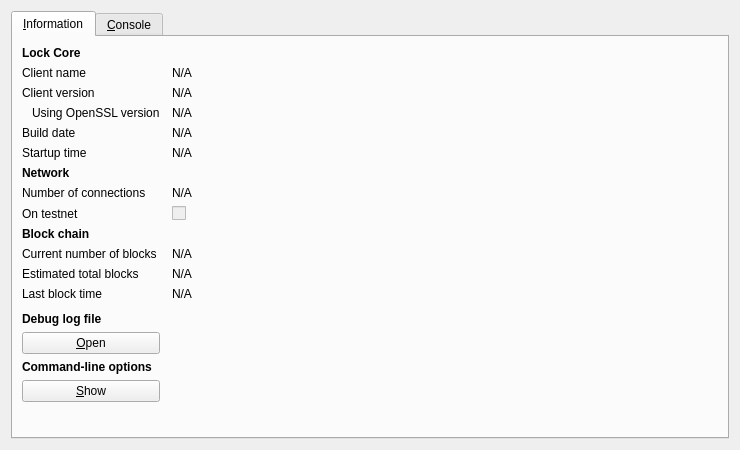
<?xml version="1.0" encoding="UTF-8"?>
<ui version="4.0">
 <class>RPCConsole</class>
 <widget class="QDialog" name="RPCConsole">
  <property name="geometry">
   <rect>
    <x>0</x>
    <y>0</y>
    <width>740</width>
    <height>450</height>
   </rect>
  </property>
  <property name="windowTitle">
   <string>Lock - Debug window</string>
  </property>
  <layout class="QVBoxLayout" name="verticalLayout_2">
   <item>
    <widget class="QTabWidget" name="tabWidget">
     <property name="currentIndex">
      <number>0</number>
     </property>
     <widget class="QWidget" name="tab_info">
      <attribute name="title">
       <string>&amp;Information</string>
      </attribute>
      <layout class="QGridLayout" name="gridLayout" columnstretch="0,1">
       <property name="horizontalSpacing">
        <number>12</number>
       </property>
       <item row="0" column="0">
        <widget class="QLabel" name="label_9">
         <property name="font">
          <font>
           <weight>75</weight>
           <bold>true</bold>
          </font>
         </property>
         <property name="text">
          <string>Lock Core</string>
         </property>
        </widget>
       </item>
       <item row="1" column="0">
        <widget class="QLabel" name="label_5">
         <property name="text">
          <string>Client name</string>
         </property>
        </widget>
       </item>
       <item row="1" column="1">
        <widget class="QLabel" name="clientName">
         <property name="cursor">
          <cursorShape>IBeamCursor</cursorShape>
         </property>
         <property name="text">
          <string>N/A</string>
         </property>
         <property name="textFormat">
          <enum>Qt::PlainText</enum>
         </property>
         <property name="textInteractionFlags">
          <set>Qt::LinksAccessibleByMouse|Qt::TextSelectableByKeyboard|Qt::TextSelectableByMouse</set>
         </property>
        </widget>
       </item>
       <item row="2" column="0">
        <widget class="QLabel" name="label_6">
         <property name="text">
          <string>Client version</string>
         </property>
        </widget>
       </item>
       <item row="2" column="1">
        <widget class="QLabel" name="clientVersion">
         <property name="cursor">
          <cursorShape>IBeamCursor</cursorShape>
         </property>
         <property name="text">
          <string>N/A</string>
         </property>
         <property name="textFormat">
          <enum>Qt::PlainText</enum>
         </property>
         <property name="textInteractionFlags">
          <set>Qt::LinksAccessibleByMouse|Qt::TextSelectableByKeyboard|Qt::TextSelectableByMouse</set>
         </property>
        </widget>
       </item>
       <item row="3" column="0">
        <widget class="QLabel" name="label_14">
         <property name="text">
          <string>Using OpenSSL version</string>
         </property>
         <property name="indent">
          <number>10</number>
         </property>
        </widget>
       </item>
       <item row="3" column="1">
        <widget class="QLabel" name="openSSLVersion">
         <property name="cursor">
          <cursorShape>IBeamCursor</cursorShape>
         </property>
         <property name="text">
          <string>N/A</string>
         </property>
         <property name="textFormat">
          <enum>Qt::PlainText</enum>
         </property>
         <property name="textInteractionFlags">
          <set>Qt::LinksAccessibleByMouse|Qt::TextSelectableByKeyboard|Qt::TextSelectableByMouse</set>
         </property>
        </widget>
       </item>
       <item row="4" column="0">
        <widget class="QLabel" name="label_12">
         <property name="text">
          <string>Build date</string>
         </property>
        </widget>
       </item>
       <item row="4" column="1">
        <widget class="QLabel" name="buildDate">
         <property name="cursor">
          <cursorShape>IBeamCursor</cursorShape>
         </property>
         <property name="text">
          <string>N/A</string>
         </property>
         <property name="textFormat">
          <enum>Qt::PlainText</enum>
         </property>
         <property name="textInteractionFlags">
          <set>Qt::LinksAccessibleByMouse|Qt::TextSelectableByKeyboard|Qt::TextSelectableByMouse</set>
         </property>
        </widget>
       </item>
       <item row="5" column="0">
        <widget class="QLabel" name="label_13">
         <property name="text">
          <string>Startup time</string>
         </property>
        </widget>
       </item>
       <item row="5" column="1">
        <widget class="QLabel" name="startupTime">
         <property name="cursor">
          <cursorShape>IBeamCursor</cursorShape>
         </property>
         <property name="text">
          <string>N/A</string>
         </property>
         <property name="textFormat">
          <enum>Qt::PlainText</enum>
         </property>
         <property name="textInteractionFlags">
          <set>Qt::LinksAccessibleByMouse|Qt::TextSelectableByKeyboard|Qt::TextSelectableByMouse</set>
         </property>
        </widget>
       </item>
       <item row="6" column="0">
        <widget class="QLabel" name="label_11">
         <property name="font">
          <font>
           <weight>75</weight>
           <bold>true</bold>
          </font>
         </property>
         <property name="text">
          <string>Network</string>
         </property>
        </widget>
       </item>
       <item row="7" column="0">
        <widget class="QLabel" name="label_7">
         <property name="text">
          <string>Number of connections</string>
         </property>
        </widget>
       </item>
       <item row="7" column="1">
        <widget class="QLabel" name="numberOfConnections">
         <property name="cursor">
          <cursorShape>IBeamCursor</cursorShape>
         </property>
         <property name="text">
          <string>N/A</string>
         </property>
         <property name="textFormat">
          <enum>Qt::PlainText</enum>
         </property>
         <property name="textInteractionFlags">
          <set>Qt::LinksAccessibleByMouse|Qt::TextSelectableByKeyboard|Qt::TextSelectableByMouse</set>
         </property>
        </widget>
       </item>
       <item row="8" column="0">
        <widget class="QLabel" name="label_8">
         <property name="text">
          <string>On testnet</string>
         </property>
        </widget>
       </item>
       <item row="8" column="1">
        <widget class="QCheckBox" name="isTestNet">
         <property name="enabled">
          <bool>false</bool>
         </property>
         <property name="text">
          <string/>
         </property>
        </widget>
       </item>
       <item row="9" column="0">
        <widget class="QLabel" name="label_10">
         <property name="font">
          <font>
           <weight>75</weight>
           <bold>true</bold>
          </font>
         </property>
         <property name="text">
          <string>Block chain</string>
         </property>
        </widget>
       </item>
       <item row="10" column="0">
        <widget class="QLabel" name="label_3">
         <property name="text">
          <string>Current number of blocks</string>
         </property>
        </widget>
       </item>
       <item row="10" column="1">
        <widget class="QLabel" name="numberOfBlocks">
         <property name="cursor">
          <cursorShape>IBeamCursor</cursorShape>
         </property>
         <property name="text">
          <string>N/A</string>
         </property>
         <property name="textFormat">
          <enum>Qt::PlainText</enum>
         </property>
         <property name="textInteractionFlags">
          <set>Qt::LinksAccessibleByMouse|Qt::TextSelectableByKeyboard|Qt::TextSelectableByMouse</set>
         </property>
        </widget>
       </item>
       <item row="11" column="0">
        <widget class="QLabel" name="label_4">
         <property name="text">
          <string>Estimated total blocks</string>
         </property>
        </widget>
       </item>
       <item row="11" column="1">
        <widget class="QLabel" name="totalBlocks">
         <property name="cursor">
          <cursorShape>IBeamCursor</cursorShape>
         </property>
         <property name="text">
          <string>N/A</string>
         </property>
         <property name="textFormat">
          <enum>Qt::PlainText</enum>
         </property>
         <property name="textInteractionFlags">
          <set>Qt::LinksAccessibleByMouse|Qt::TextSelectableByKeyboard|Qt::TextSelectableByMouse</set>
         </property>
        </widget>
       </item>
       <item row="12" column="0">
        <widget class="QLabel" name="label_2">
         <property name="text">
          <string>Last block time</string>
         </property>
        </widget>
       </item>
       <item row="12" column="1">
        <widget class="QLabel" name="lastBlockTime">
         <property name="cursor">
          <cursorShape>IBeamCursor</cursorShape>
         </property>
         <property name="text">
          <string>N/A</string>
         </property>
         <property name="textFormat">
          <enum>Qt::PlainText</enum>
         </property>
         <property name="textInteractionFlags">
          <set>Qt::LinksAccessibleByMouse|Qt::TextSelectableByKeyboard|Qt::TextSelectableByMouse</set>
         </property>
        </widget>
       </item>
       <item row="13" column="0">
        <spacer name="verticalSpacer_2">
         <property name="orientation">
          <enum>Qt::Vertical</enum>
         </property>
         <property name="sizeHint" stdset="0">
          <size>
           <width>20</width>
           <height>20</height>
          </size>
         </property>
        </spacer>
       </item>
       <item row="14" column="0">
        <widget class="QLabel" name="labelDebugLogfile">
         <property name="font">
          <font>
           <weight>75</weight>
           <bold>true</bold>
          </font>
         </property>
         <property name="text">
          <string>Debug log file</string>
         </property>
        </widget>
       </item>
       <item row="15" column="0">
        <widget class="QPushButton" name="openDebugLogfileButton">
         <property name="toolTip">
          <string>Open the Lock debug log file from the current data directory. This can take a few seconds for large log files.</string>
         </property>
         <property name="text">
          <string>&amp;Open</string>
         </property>
         <property name="autoDefault">
          <bool>false</bool>
         </property>
        </widget>
       </item>
       <item row="16" column="0">
        <widget class="QLabel" name="labelCLOptions">
         <property name="font">
          <font>
           <weight>75</weight>
           <bold>true</bold>
          </font>
         </property>
         <property name="text">
          <string>Command-line options</string>
         </property>
        </widget>
       </item>
       <item row="17" column="0">
        <widget class="QPushButton" name="showCLOptionsButton">
         <property name="toolTip">
          <string>Show the Lock-Qt help message to get a list with possible Lock command-line options.</string>
         </property>
         <property name="text">
          <string>&amp;Show</string>
         </property>
         <property name="autoDefault">
          <bool>false</bool>
         </property>
        </widget>
       </item>
       <item row="18" column="0">
        <spacer name="verticalSpacer">
         <property name="orientation">
          <enum>Qt::Vertical</enum>
         </property>
         <property name="sizeHint" stdset="0">
          <size>
           <width>20</width>
           <height>40</height>
          </size>
         </property>
        </spacer>
       </item>
      </layout>
     </widget>
     <widget class="QWidget" name="tab_console">
      <attribute name="title">
       <string>&amp;Console</string>
      </attribute>
      <layout class="QVBoxLayout" name="verticalLayout_3">
       <property name="spacing">
        <number>3</number>
       </property>
       <item>
        <widget class="QTextEdit" name="messagesWidget">
         <property name="minimumSize">
          <size>
           <width>0</width>
           <height>100</height>
          </size>
         </property>
         <property name="readOnly">
          <bool>true</bool>
         </property>
         <property name="tabKeyNavigation" stdset="0">
          <bool>false</bool>
         </property>
         <property name="columnCount" stdset="0">
          <number>2</number>
         </property>
        </widget>
       </item>
       <item>
        <layout class="QHBoxLayout" name="horizontalLayout">
         <property name="spacing">
          <number>3</number>
         </property>
         <item>
          <widget class="QLabel" name="label">
           <property name="text">
            <string notr="true">&gt;</string>
           </property>
          </widget>
         </item>
         <item>
          <widget class="QLineEdit" name="lineEdit"/>
         </item>
         <item>
          <widget class="QPushButton" name="clearButton">
           <property name="maximumSize">
            <size>
             <width>24</width>
             <height>24</height>
            </size>
           </property>
           <property name="toolTip">
            <string>Clear console</string>
           </property>
           <property name="text">
            <string/>
           </property>
           <property name="icon">
            <iconset resource="../bitcoin.qrc">
             <normaloff>:/icons/remove</normaloff>:/icons/remove</iconset>
           </property>
           <property name="shortcut">
            <string notr="true">Ctrl+L</string>
           </property>
           <property name="autoDefault">
            <bool>false</bool>
           </property>
          </widget>
         </item>
        </layout>
       </item>
      </layout>
     </widget>
    </widget>
   </item>
  </layout>
 </widget>
 <resources>
  <include location="../bitcoin.qrc"/>
 </resources>
 <connections/>
</ui>
